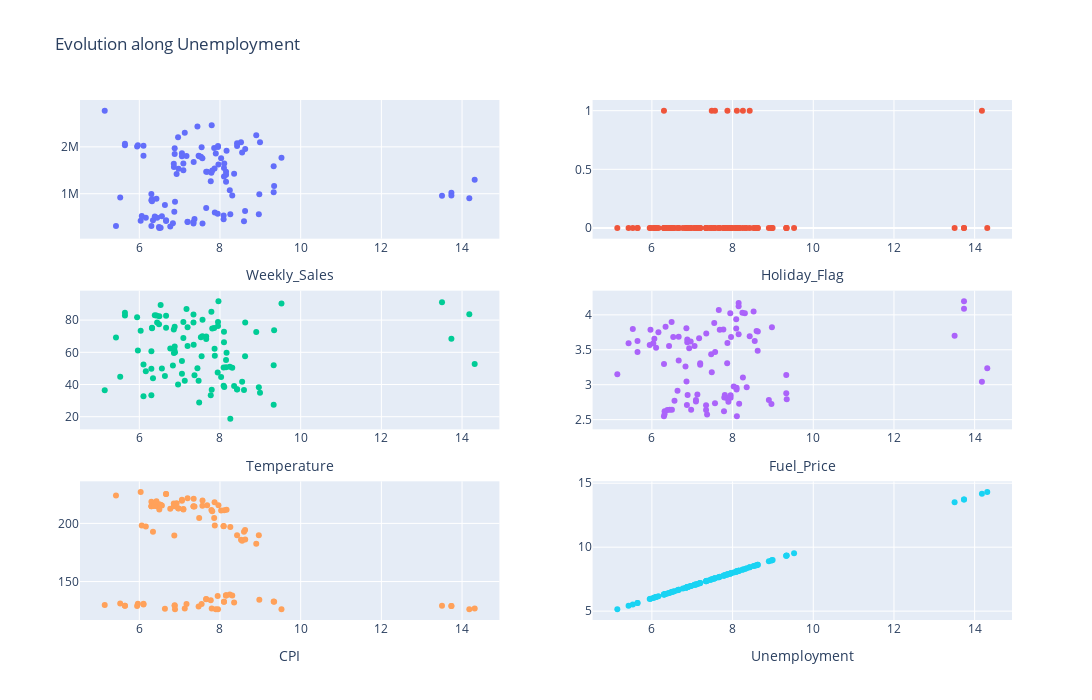

Notebook code cell kept with this figure:
### Code cell
import plotly.graph_objects as go
from plotly.subplots import make_subplots

x_axis = "Unemployment"

wsales_df_for_viz = wsales_df.sort_values(by=[x_axis])

cols = ["Weekly_Sales", "Holiday_Flag", "Temperature", "Fuel_Price", "CPI", "Unemployment"]
fig = make_subplots(rows=3, cols=2)

positions = [(r, c) for r in range(1, 4) for c in range(1, 3)]

for i, col in enumerate(cols):
    row, col_pos = positions[i]

    fig.add_trace(go.Scatter(
        x=wsales_df_for_viz[x_axis], y=wsales_df_for_viz[col],
        mode="markers",
        name="Percentage hindered rentals",
    ),
    row=row,
    col=col_pos
    )
    axis_num = i + 1
    fig.update_layout({f"xaxis{axis_num}": dict(title=col)})

fig.update_layout(
    height=700,
    width=1200,
    title_text=f"Evolution along {x_axis}",
    showlegend=False
)

fig.show()
